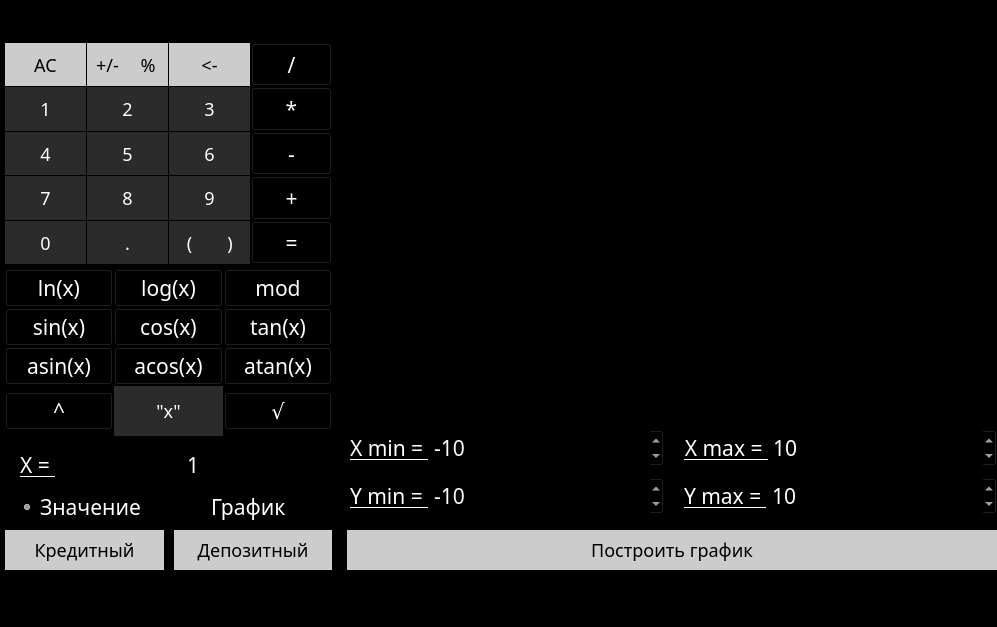
<?xml version="1.0" encoding="UTF-8"?>
<ui version="4.0">
 <class>ViewCalc</class>
 <widget class="QMainWindow" name="ViewCalc">
  <property name="geometry">
   <rect>
    <x>0</x>
    <y>0</y>
    <width>997</width>
    <height>627</height>
   </rect>
  </property>
  <property name="sizePolicy">
   <sizepolicy hsizetype="Fixed" vsizetype="Fixed">
    <horstretch>0</horstretch>
    <verstretch>0</verstretch>
   </sizepolicy>
  </property>
  <property name="windowTitle">
   <string>s21_view</string>
  </property>
  <property name="styleSheet">
   <string notr="true">QWidget {
  background-color: #000000;
  font-family: Rubik;
  color: white;
  font-size: 16pt;
}

QPushButton#btn_AC, QPushButton#btn_CE, QPushButton#btn_graph,
QPushButton#btn_plus_minus, QPushButton#btn_percent,
QPushButton#btn_credit_calc, QPushButton#btn_depozit_calc  {
  background: #cccccc;
  color: #000000;
  border-radius: 50%;
  font-size: 18px;
  min-width: 40px;
  min-height: 40px; 
}

QPushButton#btn_mod, 
QPushButton#btn_mult, 
QPushButton#btn_minus, 
QPushButton#btn_plus, 
QPushButton#btn_sqrt,
QPushButton#btn_acos,
QPushButton#btn_asin,
QPushButton#btn_atan, 
QPushButton#btn_cos,
QPushButton#btn_sin,
QPushButton#btn_log,
QPushButton#btn_ln,
QPushButton#btn_pow,
QPushButton#btn_div,
QPushButton#btn_tan,
QPushButton#btn_equal
{
  background: #ff6600;
  color: #ffffff;
  border-radius: 50%;
  font-size: 18px;
  min-width: 40px;
  min-height: 40px; 
}

QPushButton#btn_1, QPushButton#btn_2, 
QPushButton#btn_3, QPushButton#btn_4, 
QPushButton#btn_5, QPushButton#btn_6, 
QPushButton#btn_7, QPushButton#btn_8, 
QPushButton#btn_9, QPushButton#btn_0,
QPushButton#btn_open_skob, QPushButton#btn_close_skob,
QPushButton#btn_dot, QPushButton#btn_x {
  background: #2c2b2b; 
  color: #ffffff;
  border-radius: 50%;
  font-size: 18px;
  min-width: 40px;
  min-height: 40px; 
}

QPushButton#btn_AC:hover,
QPushButton#btn_CE:hover,
QPushButton#btn_plus_minus:hover, 
QPushButton#btn_percent:hover,
QPushButton#btn_credit_calc:hover, 
QPushButton#btn_depozit_calc:hover, 
QPushButton#btn_graph:hover,
QPushButton#btn_1:hover,
QPushButton#btn_2:hover,
QPushButton#btn_3:hover,
QPushButton#btn_4:hover,
QPushButton#btn_5:hover,
QPushButton#btn_6:hover,
QPushButton#btn_7:hover,
QPushButton#btn_8:hover,
QPushButton#btn_9:hover,
QPushButton#btn_0:hover,
QPushButton#btn_open_skob:hover,
QPushButton#btn_close_skob:hover,
QPushButton#btn_dot:hover,
QPushButton#btn_x:hover {
background-color: #666;
}

QPushButton#btn_mod:hover,
QPushButton#btn_mult:hover,
QPushButton#btn_minus:hover,
QPushButton#btn_plus:hover, 
QPushButton#btn_pow:hover,
QPushButton#btn_sqrt:hover,
QPushButton#btn_acos:hover,
QPushButton#btn_asin:hover,
QPushButton#btn_atan:hover, 
QPushButton#btn_cos:hover,
QPushButton#btn_sin:hover,
QPushButton#btn_log:hover,
QPushButton#btn_ln:hover,
QPushButton#btn_stepen:hover, 
QPushButton#btn_div:hover,
QPushButton#btn_tan:hover,
QPushButton#btn_equal:hover
{
background: #e7a477;
color: #ffffff;
}

QPushButton#btn_mod:pressed,
QPushButton#btn_mult:pressed,
QPushButton#btn_minus:pressed,
QPushButton#btn_plus:pressed, 
QPushButton#btn_pow:pressed,
QPushButton#btn_sqrt:pressed,
QPushButton#btn_acos:pressed,
QPushButton#btn_asin:pressed,
QPushButton#btn_atan:pressed, 
QPushButton#btn_cos:pressed,
QPushButton#btn_sin:pressed,
QPushButton#btn_log:pressed,
QPushButton#btn_ln:pressed,
QPushButton#btn_stepen:pressed, 
QPushButton#btn_div:pressed,,
QPushButton#btn_tan:pressed,
QPushButton#btn_equal:pressed
{
background: #ffffff;
color: #ff6600;
}

QPushButton#btn_1:pressed,
QPushButton#btn_2:pressed,
QPushButton#btn_3:pressed,
QPushButton#btn_4:pressed,
QPushButton#btn_5:pressed,
QPushButton#btn_6:pressed,
QPushButton#btn_7:pressed,
QPushButton#btn_8:pressed,
QPushButton#btn_9:pressed,
QPushButton#btn_0:pressed,
QPushButton#btn_open_skob:pressed,
QPushButton#btn_close_skob:pressed,
QPushButton#btn_dot:pressed,
QPushButton#btn_x:pressed  {
background: #b6b6b6;
color: #ffffff;
}

QPushButton#btn_AC:pressed,
QPushButton#btn_CE:pressed,
QPushButton#btn_plus_minus:pressed, 
QPushButton#btn_percent:pressed,
QPushButton#btn_credit_calc:pressed, 
QPushButton#btn_depozit_calc:pressed, 
QPushButton#btn_graph:pressed {
background: #e6e6e6;
color: #000000;
}</string>
  </property>
  <widget class="QWidget" name="centralwidget">
   <property name="sizePolicy">
    <sizepolicy hsizetype="Fixed" vsizetype="Fixed">
     <horstretch>0</horstretch>
     <verstretch>0</verstretch>
    </sizepolicy>
   </property>
   <property name="styleSheet">
    <string notr="true"/>
   </property>
   <widget class="QWidget" name="gridLayoutWidget">
    <property name="geometry">
     <rect>
      <x>0</x>
      <y>0</y>
      <width>1003</width>
      <height>570</height>
     </rect>
    </property>
    <layout class="QGridLayout" name="gridLayout_main">
     <property name="leftMargin">
      <number>5</number>
     </property>
     <property name="topMargin">
      <number>5</number>
     </property>
     <property name="rightMargin">
      <number>6</number>
     </property>
     <property name="bottomMargin">
      <number>0</number>
     </property>
     <property name="horizontalSpacing">
      <number>15</number>
     </property>
     <property name="verticalSpacing">
      <number>5</number>
     </property>
     <item row="1" column="0">
      <layout class="QGridLayout" name="layout_functions">
       <property name="topMargin">
        <number>0</number>
       </property>
       <property name="bottomMargin">
        <number>0</number>
       </property>
       <property name="spacing">
        <number>1</number>
       </property>
       <item row="4" column="0">
        <widget class="QPushButton" name="btn_asin">
         <property name="font">
          <font>
           <family>Rubik</family>
           <pointsize>-1</pointsize>
          </font>
         </property>
         <property name="text">
          <string>asin(x)</string>
         </property>
        </widget>
       </item>
       <item row="4" column="1">
        <widget class="QPushButton" name="btn_acos">
         <property name="font">
          <font>
           <family>Rubik</family>
           <pointsize>-1</pointsize>
          </font>
         </property>
         <property name="text">
          <string>acos(x)</string>
         </property>
        </widget>
       </item>
       <item row="3" column="0">
        <widget class="QPushButton" name="btn_sin">
         <property name="font">
          <font>
           <family>Rubik</family>
           <pointsize>-1</pointsize>
          </font>
         </property>
         <property name="text">
          <string>sin(x)</string>
         </property>
        </widget>
       </item>
       <item row="2" column="0">
        <widget class="QPushButton" name="btn_ln">
         <property name="font">
          <font>
           <family>Rubik</family>
           <pointsize>-1</pointsize>
          </font>
         </property>
         <property name="text">
          <string>ln(x)</string>
         </property>
        </widget>
       </item>
       <item row="3" column="2">
        <widget class="QPushButton" name="btn_tan">
         <property name="font">
          <font>
           <family>Rubik</family>
           <pointsize>-1</pointsize>
          </font>
         </property>
         <property name="text">
          <string>tan(x)</string>
         </property>
        </widget>
       </item>
       <item row="2" column="1">
        <widget class="QPushButton" name="btn_log">
         <property name="font">
          <font>
           <family>Rubik</family>
           <pointsize>-1</pointsize>
          </font>
         </property>
         <property name="text">
          <string>log(x)</string>
         </property>
        </widget>
       </item>
       <item row="5" column="0">
        <widget class="QPushButton" name="btn_pow">
         <property name="font">
          <font>
           <family>Rubik</family>
           <pointsize>-1</pointsize>
          </font>
         </property>
         <property name="text">
          <string>^</string>
         </property>
        </widget>
       </item>
       <item row="3" column="1">
        <widget class="QPushButton" name="btn_cos">
         <property name="font">
          <font>
           <family>Rubik</family>
           <pointsize>-1</pointsize>
          </font>
         </property>
         <property name="text">
          <string>cos(x)</string>
         </property>
        </widget>
       </item>
       <item row="4" column="2">
        <widget class="QPushButton" name="btn_atan">
         <property name="font">
          <font>
           <family>Rubik</family>
           <pointsize>-1</pointsize>
          </font>
         </property>
         <property name="text">
          <string>atan(x)</string>
         </property>
        </widget>
       </item>
       <item row="2" column="2">
        <widget class="QPushButton" name="btn_mod">
         <property name="font">
          <font>
           <family>Rubik</family>
           <pointsize>-1</pointsize>
          </font>
         </property>
         <property name="text">
          <string>mod</string>
         </property>
        </widget>
       </item>
       <item row="5" column="2">
        <widget class="QPushButton" name="btn_sqrt">
         <property name="font">
          <font>
           <family>Rubik</family>
           <pointsize>-1</pointsize>
          </font>
         </property>
         <property name="text">
          <string>√</string>
         </property>
        </widget>
       </item>
       <item row="5" column="1">
        <widget class="QPushButton" name="btn_x">
         <property name="sizePolicy">
          <sizepolicy hsizetype="Ignored" vsizetype="Expanding">
           <horstretch>0</horstretch>
           <verstretch>0</verstretch>
          </sizepolicy>
         </property>
         <property name="maximumSize">
          <size>
           <width>16777215</width>
           <height>50</height>
          </size>
         </property>
         <property name="font">
          <font>
           <family>Rubik</family>
           <pointsize>-1</pointsize>
          </font>
         </property>
         <property name="text">
          <string>&quot;x&quot;</string>
         </property>
        </widget>
       </item>
      </layout>
     </item>
     <item row="3" column="0">
      <layout class="QHBoxLayout" name="layout_x" stretch="0,0">
       <property name="leftMargin">
        <number>15</number>
       </property>
       <property name="topMargin">
        <number>0</number>
       </property>
       <item>
        <widget class="QLabel" name="lbl_X">
         <property name="font">
          <font>
           <family>Rubik</family>
           <pointsize>16</pointsize>
           <underline>true</underline>
          </font>
         </property>
         <property name="text">
          <string>X = </string>
         </property>
        </widget>
       </item>
       <item>
        <widget class="QLineEdit" name="x_value_line">
         <property name="font">
          <font>
           <family>Rubik</family>
           <pointsize>16</pointsize>
          </font>
         </property>
         <property name="text">
          <string>1</string>
         </property>
         <property name="alignment">
          <set>Qt::AlignCenter</set>
         </property>
        </widget>
       </item>
      </layout>
     </item>
     <item row="5" column="0">
      <layout class="QHBoxLayout" name="layout_credit_debit">
       <property name="spacing">
        <number>10</number>
       </property>
       <property name="topMargin">
        <number>0</number>
       </property>
       <item>
        <widget class="QPushButton" name="btn_credit_calc">
         <property name="minimumSize">
          <size>
           <width>40</width>
           <height>40</height>
          </size>
         </property>
         <property name="font">
          <font>
           <family>Rubik</family>
           <pointsize>-1</pointsize>
          </font>
         </property>
         <property name="text">
          <string>Кредитный</string>
         </property>
        </widget>
       </item>
       <item>
        <widget class="QPushButton" name="btn_depozit_calc">
         <property name="minimumSize">
          <size>
           <width>40</width>
           <height>40</height>
          </size>
         </property>
         <property name="font">
          <font>
           <family>Rubik</family>
           <pointsize>-1</pointsize>
          </font>
         </property>
         <property name="text">
          <string>Депозитный</string>
         </property>
        </widget>
       </item>
      </layout>
     </item>
     <item row="0" column="0">
      <layout class="QVBoxLayout" name="layout_input">
       <property name="spacing">
        <number>0</number>
       </property>
       <property name="sizeConstraint">
        <enum>QLayout::SetNoConstraint</enum>
       </property>
       <property name="topMargin">
        <number>0</number>
       </property>
       <property name="bottomMargin">
        <number>0</number>
       </property>
       <item>
        <widget class="QLineEdit" name="result_line">
         <property name="sizePolicy">
          <sizepolicy hsizetype="Minimum" vsizetype="Minimum">
           <horstretch>0</horstretch>
           <verstretch>0</verstretch>
          </sizepolicy>
         </property>
         <property name="font">
          <font>
           <family>Rubik</family>
           <pointsize>16</pointsize>
           <bold>false</bold>
          </font>
         </property>
         <property name="text">
          <string/>
         </property>
         <property name="alignment">
          <set>Qt::AlignRight|Qt::AlignTrailing|Qt::AlignVCenter</set>
         </property>
        </widget>
       </item>
       <item>
        <layout class="QGridLayout" name="layout_numbers" rowstretch="0,0,0,0,0,0,0,0">
         <property name="sizeConstraint">
          <enum>QLayout::SetNoConstraint</enum>
         </property>
         <property name="topMargin">
          <number>0</number>
         </property>
         <property name="bottomMargin">
          <number>0</number>
         </property>
         <property name="spacing">
          <number>1</number>
         </property>
         <item row="7" column="1">
          <layout class="QHBoxLayout" name="horizontalLayout_8">
           <property name="spacing">
            <number>0</number>
           </property>
           <item>
            <widget class="QPushButton" name="btn_dot">
             <property name="sizePolicy">
              <sizepolicy hsizetype="Ignored" vsizetype="Expanding">
               <horstretch>0</horstretch>
               <verstretch>0</verstretch>
              </sizepolicy>
             </property>
             <property name="font">
              <font>
               <family>Rubik</family>
               <pointsize>-1</pointsize>
              </font>
             </property>
             <property name="text">
              <string>.</string>
             </property>
            </widget>
           </item>
          </layout>
         </item>
         <item row="5" column="1">
          <widget class="QPushButton" name="btn_8">
           <property name="sizePolicy">
            <sizepolicy hsizetype="Expanding" vsizetype="Expanding">
             <horstretch>0</horstretch>
             <verstretch>0</verstretch>
            </sizepolicy>
           </property>
           <property name="font">
            <font>
             <family>Rubik</family>
             <pointsize>-1</pointsize>
            </font>
           </property>
           <property name="text">
            <string>8</string>
           </property>
          </widget>
         </item>
         <item row="2" column="3">
          <widget class="QPushButton" name="btn_3">
           <property name="sizePolicy">
            <sizepolicy hsizetype="Expanding" vsizetype="Expanding">
             <horstretch>0</horstretch>
             <verstretch>0</verstretch>
            </sizepolicy>
           </property>
           <property name="font">
            <font>
             <family>Rubik</family>
             <pointsize>-1</pointsize>
            </font>
           </property>
           <property name="text">
            <string>3</string>
           </property>
          </widget>
         </item>
         <item row="3" column="1">
          <widget class="QPushButton" name="btn_5">
           <property name="sizePolicy">
            <sizepolicy hsizetype="Expanding" vsizetype="Expanding">
             <horstretch>0</horstretch>
             <verstretch>0</verstretch>
            </sizepolicy>
           </property>
           <property name="font">
            <font>
             <family>Rubik</family>
             <pointsize>-1</pointsize>
            </font>
           </property>
           <property name="text">
            <string>5</string>
           </property>
          </widget>
         </item>
         <item row="5" column="0">
          <widget class="QPushButton" name="btn_7">
           <property name="sizePolicy">
            <sizepolicy hsizetype="Expanding" vsizetype="Expanding">
             <horstretch>0</horstretch>
             <verstretch>0</verstretch>
            </sizepolicy>
           </property>
           <property name="font">
            <font>
             <family>Rubik</family>
             <pointsize>-1</pointsize>
            </font>
           </property>
           <property name="text">
            <string>7</string>
           </property>
          </widget>
         </item>
         <item row="5" column="4">
          <widget class="QPushButton" name="btn_plus">
           <property name="sizePolicy">
            <sizepolicy hsizetype="Expanding" vsizetype="Expanding">
             <horstretch>0</horstretch>
             <verstretch>0</verstretch>
            </sizepolicy>
           </property>
           <property name="font">
            <font>
             <family>Rubik</family>
             <pointsize>-1</pointsize>
            </font>
           </property>
           <property name="text">
            <string>+</string>
           </property>
          </widget>
         </item>
         <item row="2" column="4">
          <widget class="QPushButton" name="btn_mult">
           <property name="sizePolicy">
            <sizepolicy hsizetype="Expanding" vsizetype="Expanding">
             <horstretch>0</horstretch>
             <verstretch>0</verstretch>
            </sizepolicy>
           </property>
           <property name="font">
            <font>
             <family>Rubik</family>
             <pointsize>-1</pointsize>
            </font>
           </property>
           <property name="text">
            <string>*</string>
           </property>
          </widget>
         </item>
         <item row="7" column="0">
          <widget class="QPushButton" name="btn_0">
           <property name="sizePolicy">
            <sizepolicy hsizetype="Expanding" vsizetype="Expanding">
             <horstretch>0</horstretch>
             <verstretch>0</verstretch>
            </sizepolicy>
           </property>
           <property name="font">
            <font>
             <family>Rubik</family>
             <pointsize>-1</pointsize>
            </font>
           </property>
           <property name="text">
            <string>0</string>
           </property>
          </widget>
         </item>
         <item row="2" column="1">
          <widget class="QPushButton" name="btn_2">
           <property name="sizePolicy">
            <sizepolicy hsizetype="Expanding" vsizetype="Expanding">
             <horstretch>0</horstretch>
             <verstretch>0</verstretch>
            </sizepolicy>
           </property>
           <property name="minimumSize">
            <size>
             <width>40</width>
             <height>40</height>
            </size>
           </property>
           <property name="font">
            <font>
             <family>Rubik</family>
             <pointsize>-1</pointsize>
            </font>
           </property>
           <property name="text">
            <string>2</string>
           </property>
          </widget>
         </item>
         <item row="2" column="0">
          <widget class="QPushButton" name="btn_1">
           <property name="sizePolicy">
            <sizepolicy hsizetype="Expanding" vsizetype="Expanding">
             <horstretch>0</horstretch>
             <verstretch>0</verstretch>
            </sizepolicy>
           </property>
           <property name="maximumSize">
            <size>
             <width>16777215</width>
             <height>16777215</height>
            </size>
           </property>
           <property name="font">
            <font>
             <family>Rubik</family>
             <pointsize>-1</pointsize>
            </font>
           </property>
           <property name="text">
            <string>1</string>
           </property>
          </widget>
         </item>
         <item row="3" column="3">
          <widget class="QPushButton" name="btn_6">
           <property name="sizePolicy">
            <sizepolicy hsizetype="Expanding" vsizetype="Expanding">
             <horstretch>0</horstretch>
             <verstretch>0</verstretch>
            </sizepolicy>
           </property>
           <property name="font">
            <font>
             <family>Rubik</family>
             <pointsize>-1</pointsize>
            </font>
           </property>
           <property name="text">
            <string>6</string>
           </property>
          </widget>
         </item>
         <item row="3" column="4">
          <widget class="QPushButton" name="btn_minus">
           <property name="sizePolicy">
            <sizepolicy hsizetype="Expanding" vsizetype="Expanding">
             <horstretch>0</horstretch>
             <verstretch>0</verstretch>
            </sizepolicy>
           </property>
           <property name="font">
            <font>
             <family>Rubik</family>
             <pointsize>-1</pointsize>
            </font>
           </property>
           <property name="text">
            <string>-</string>
           </property>
          </widget>
         </item>
         <item row="1" column="1">
          <layout class="QHBoxLayout" name="horizontalLayout_7">
           <property name="spacing">
            <number>0</number>
           </property>
           <property name="sizeConstraint">
            <enum>QLayout::SetDefaultConstraint</enum>
           </property>
           <item>
            <widget class="QPushButton" name="btn_plus_minus">
             <property name="sizePolicy">
              <sizepolicy hsizetype="Ignored" vsizetype="Expanding">
               <horstretch>0</horstretch>
               <verstretch>0</verstretch>
              </sizepolicy>
             </property>
             <property name="minimumSize">
              <size>
               <width>40</width>
               <height>40</height>
              </size>
             </property>
             <property name="maximumSize">
              <size>
               <width>16777215</width>
               <height>16777215</height>
              </size>
             </property>
             <property name="baseSize">
              <size>
               <width>39</width>
               <height>30</height>
              </size>
             </property>
             <property name="font">
              <font>
               <family>Rubik</family>
               <pointsize>-1</pointsize>
              </font>
             </property>
             <property name="text">
              <string>+/-</string>
             </property>
            </widget>
           </item>
           <item>
            <widget class="QPushButton" name="btn_percent">
             <property name="sizePolicy">
              <sizepolicy hsizetype="Ignored" vsizetype="Expanding">
               <horstretch>0</horstretch>
               <verstretch>0</verstretch>
              </sizepolicy>
             </property>
             <property name="minimumSize">
              <size>
               <width>40</width>
               <height>40</height>
              </size>
             </property>
             <property name="maximumSize">
              <size>
               <width>16777215</width>
               <height>16777215</height>
              </size>
             </property>
             <property name="baseSize">
              <size>
               <width>39</width>
               <height>30</height>
              </size>
             </property>
             <property name="font">
              <font>
               <family>Rubik</family>
               <pointsize>-1</pointsize>
              </font>
             </property>
             <property name="text">
              <string>%</string>
             </property>
            </widget>
           </item>
          </layout>
         </item>
         <item row="1" column="4">
          <widget class="QPushButton" name="btn_div">
           <property name="sizePolicy">
            <sizepolicy hsizetype="Expanding" vsizetype="Expanding">
             <horstretch>0</horstretch>
             <verstretch>0</verstretch>
            </sizepolicy>
           </property>
           <property name="text">
            <string>/</string>
           </property>
          </widget>
         </item>
         <item row="7" column="4">
          <widget class="QPushButton" name="btn_equal">
           <property name="sizePolicy">
            <sizepolicy hsizetype="Expanding" vsizetype="Expanding">
             <horstretch>0</horstretch>
             <verstretch>0</verstretch>
            </sizepolicy>
           </property>
           <property name="font">
            <font>
             <family>Rubik</family>
             <pointsize>-1</pointsize>
            </font>
           </property>
           <property name="text">
            <string>=</string>
           </property>
           <property name="autoDefault">
            <bool>true</bool>
           </property>
           <property name="default">
            <bool>false</bool>
           </property>
          </widget>
         </item>
         <item row="3" column="0">
          <widget class="QPushButton" name="btn_4">
           <property name="sizePolicy">
            <sizepolicy hsizetype="Expanding" vsizetype="Expanding">
             <horstretch>0</horstretch>
             <verstretch>0</verstretch>
            </sizepolicy>
           </property>
           <property name="font">
            <font>
             <family>Rubik</family>
             <pointsize>-1</pointsize>
            </font>
           </property>
           <property name="text">
            <string>4</string>
           </property>
          </widget>
         </item>
         <item row="1" column="0">
          <widget class="QPushButton" name="btn_AC">
           <property name="sizePolicy">
            <sizepolicy hsizetype="Expanding" vsizetype="Expanding">
             <horstretch>0</horstretch>
             <verstretch>0</verstretch>
            </sizepolicy>
           </property>
           <property name="font">
            <font>
             <family>Rubik</family>
             <pointsize>-1</pointsize>
            </font>
           </property>
           <property name="text">
            <string>AC</string>
           </property>
          </widget>
         </item>
         <item row="5" column="3">
          <widget class="QPushButton" name="btn_9">
           <property name="sizePolicy">
            <sizepolicy hsizetype="Expanding" vsizetype="Expanding">
             <horstretch>0</horstretch>
             <verstretch>0</verstretch>
            </sizepolicy>
           </property>
           <property name="font">
            <font>
             <family>Rubik</family>
             <pointsize>-1</pointsize>
            </font>
           </property>
           <property name="text">
            <string>9</string>
           </property>
          </widget>
         </item>
         <item row="1" column="3">
          <widget class="QPushButton" name="btn_CE">
           <property name="sizePolicy">
            <sizepolicy hsizetype="Expanding" vsizetype="Expanding">
             <horstretch>0</horstretch>
             <verstretch>0</verstretch>
            </sizepolicy>
           </property>
           <property name="text">
            <string>&lt;-</string>
           </property>
          </widget>
         </item>
         <item row="7" column="3">
          <layout class="QGridLayout" name="gridLayout_2">
           <property name="sizeConstraint">
            <enum>QLayout::SetMinAndMaxSize</enum>
           </property>
           <property name="spacing">
            <number>0</number>
           </property>
           <item row="0" column="0">
            <widget class="QPushButton" name="btn_open_skob">
             <property name="enabled">
              <bool>true</bool>
             </property>
             <property name="sizePolicy">
              <sizepolicy hsizetype="Ignored" vsizetype="Expanding">
               <horstretch>0</horstretch>
               <verstretch>0</verstretch>
              </sizepolicy>
             </property>
             <property name="minimumSize">
              <size>
               <width>40</width>
               <height>40</height>
              </size>
             </property>
             <property name="font">
              <font>
               <family>Rubik</family>
               <pointsize>-1</pointsize>
              </font>
             </property>
             <property name="text">
              <string>(</string>
             </property>
            </widget>
           </item>
           <item row="0" column="1">
            <widget class="QPushButton" name="btn_close_skob">
             <property name="sizePolicy">
              <sizepolicy hsizetype="Ignored" vsizetype="Expanding">
               <horstretch>0</horstretch>
               <verstretch>0</verstretch>
              </sizepolicy>
             </property>
             <property name="minimumSize">
              <size>
               <width>40</width>
               <height>40</height>
              </size>
             </property>
             <property name="font">
              <font>
               <family>Rubik</family>
               <pointsize>-1</pointsize>
              </font>
             </property>
             <property name="text">
              <string>)</string>
             </property>
            </widget>
           </item>
          </layout>
         </item>
        </layout>
       </item>
      </layout>
     </item>
     <item row="4" column="0">
      <layout class="QHBoxLayout" name="layout_radio">
       <property name="spacing">
        <number>30</number>
       </property>
       <property name="leftMargin">
        <number>15</number>
       </property>
       <property name="topMargin">
        <number>0</number>
       </property>
       <item>
        <widget class="QRadioButton" name="btn_stantard">
         <property name="font">
          <font>
           <family>Rubik</family>
           <pointsize>16</pointsize>
          </font>
         </property>
         <property name="text">
          <string>Значение</string>
         </property>
         <property name="checked">
          <bool>true</bool>
         </property>
        </widget>
       </item>
       <item>
        <widget class="QRadioButton" name="btn_add_graph">
         <property name="font">
          <font>
           <family>Rubik</family>
           <pointsize>16</pointsize>
           <italic>false</italic>
           <bold>false</bold>
          </font>
         </property>
         <property name="text">
          <string>График</string>
         </property>
        </widget>
       </item>
      </layout>
     </item>
     <item row="0" column="1" rowspan="6">
      <layout class="QVBoxLayout" name="layout_graph" stretch="1,0">
       <property name="spacing">
        <number>0</number>
       </property>
       <property name="leftMargin">
        <number>0</number>
       </property>
       <property name="topMargin">
        <number>0</number>
       </property>
       <property name="rightMargin">
        <number>0</number>
       </property>
       <property name="bottomMargin">
        <number>0</number>
       </property>
       <item>
        <widget class="QCustomPlot" name="custom_plot" native="true">
         <property name="minimumSize">
          <size>
           <width>650</width>
           <height>0</height>
          </size>
         </property>
         <property name="baseSize">
          <size>
           <width>500</width>
           <height>0</height>
          </size>
         </property>
         <property name="styleSheet">
          <string notr="true"/>
         </property>
        </widget>
       </item>
       <item>
        <layout class="QVBoxLayout" name="verticalLayout_3" stretch="0,0">
         <property name="spacing">
          <number>15</number>
         </property>
         <property name="topMargin">
          <number>0</number>
         </property>
         <property name="bottomMargin">
          <number>0</number>
         </property>
         <item>
          <layout class="QGridLayout" name="gridLayout_4">
           <property name="leftMargin">
            <number>3</number>
           </property>
           <property name="topMargin">
            <number>0</number>
           </property>
           <property name="bottomMargin">
            <number>0</number>
           </property>
           <property name="horizontalSpacing">
            <number>20</number>
           </property>
           <property name="verticalSpacing">
            <number>10</number>
           </property>
           <item row="1" column="1">
            <layout class="QHBoxLayout" name="horizontalLayout_10" stretch="0,1">
             <property name="spacing">
              <number>0</number>
             </property>
             <property name="topMargin">
              <number>0</number>
             </property>
             <item>
              <widget class="QLabel" name="lbl_xmax">
               <property name="font">
                <font>
                 <family>Rubik</family>
                 <pointsize>16</pointsize>
                 <underline>true</underline>
                </font>
               </property>
               <property name="text">
                <string>X max = </string>
               </property>
               <property name="alignment">
                <set>Qt::AlignRight|Qt::AlignTrailing|Qt::AlignVCenter</set>
               </property>
              </widget>
             </item>
             <item>
              <widget class="QSpinBox" name="x_max">
               <property name="font">
                <font>
                 <family>Rubik</family>
                 <pointsize>16</pointsize>
                </font>
               </property>
               <property name="minimum">
                <number>-1000000</number>
               </property>
               <property name="maximum">
                <number>1000000</number>
               </property>
               <property name="value">
                <number>10</number>
               </property>
              </widget>
             </item>
            </layout>
           </item>
           <item row="2" column="0">
            <layout class="QHBoxLayout" name="horizontalLayout_11" stretch="0,1">
             <property name="spacing">
              <number>0</number>
             </property>
             <item>
              <widget class="QLabel" name="lbl_ymin">
               <property name="font">
                <font>
                 <family>Rubik</family>
                 <pointsize>16</pointsize>
                 <underline>true</underline>
                </font>
               </property>
               <property name="text">
                <string>Y min = </string>
               </property>
              </widget>
             </item>
             <item>
              <widget class="QSpinBox" name="y_min">
               <property name="font">
                <font>
                 <family>Rubik</family>
                 <pointsize>16</pointsize>
                </font>
               </property>
               <property name="minimum">
                <number>-1000000</number>
               </property>
               <property name="maximum">
                <number>1000000</number>
               </property>
               <property name="singleStep">
                <number>0</number>
               </property>
               <property name="value">
                <number>-10</number>
               </property>
              </widget>
             </item>
            </layout>
           </item>
           <item row="2" column="1">
            <layout class="QHBoxLayout" name="horizontalLayout_12" stretch="0,1">
             <property name="spacing">
              <number>0</number>
             </property>
             <item>
              <widget class="QLabel" name="lbl_ymax">
               <property name="font">
                <font>
                 <family>Rubik</family>
                 <pointsize>16</pointsize>
                 <underline>true</underline>
                </font>
               </property>
               <property name="text">
                <string>Y max = </string>
               </property>
              </widget>
             </item>
             <item>
              <widget class="QSpinBox" name="y_max">
               <property name="font">
                <font>
                 <family>Rubik</family>
                 <pointsize>16</pointsize>
                </font>
               </property>
               <property name="minimum">
                <number>-1000000</number>
               </property>
               <property name="maximum">
                <number>1000000</number>
               </property>
               <property name="value">
                <number>10</number>
               </property>
              </widget>
             </item>
            </layout>
           </item>
           <item row="1" column="0">
            <layout class="QHBoxLayout" name="horizontalLayout_9" stretch="0,1">
             <property name="spacing">
              <number>0</number>
             </property>
             <item>
              <widget class="QLabel" name="lbl_xmin">
               <property name="font">
                <font>
                 <family>Rubik</family>
                 <pointsize>16</pointsize>
                 <underline>true</underline>
                </font>
               </property>
               <property name="text">
                <string>X min = </string>
               </property>
              </widget>
             </item>
             <item>
              <widget class="QSpinBox" name="x_min">
               <property name="font">
                <font>
                 <family>Rubik</family>
                 <pointsize>16</pointsize>
                </font>
               </property>
               <property name="minimum">
                <number>-1000000</number>
               </property>
               <property name="maximum">
                <number>1000000</number>
               </property>
               <property name="value">
                <number>-10</number>
               </property>
              </widget>
             </item>
            </layout>
           </item>
           <item row="0" column="0" colspan="2">
            <widget class="QLabel" name="lbl_graph_function">
             <property name="font">
              <font>
               <family>Rubik</family>
               <pointsize>16</pointsize>
               <underline>true</underline>
              </font>
             </property>
             <property name="text">
              <string/>
             </property>
            </widget>
           </item>
          </layout>
         </item>
         <item>
          <widget class="QPushButton" name="btn_graph">
           <property name="sizePolicy">
            <sizepolicy hsizetype="Expanding" vsizetype="Expanding">
             <horstretch>0</horstretch>
             <verstretch>0</verstretch>
            </sizepolicy>
           </property>
           <property name="minimumSize">
            <size>
             <width>40</width>
             <height>40</height>
            </size>
           </property>
           <property name="font">
            <font>
             <family>Rubik</family>
             <pointsize>-1</pointsize>
            </font>
           </property>
           <property name="text">
            <string>Построить график</string>
           </property>
          </widget>
         </item>
        </layout>
       </item>
      </layout>
     </item>
    </layout>
   </widget>
  </widget>
  <widget class="QMenuBar" name="menubar">
   <property name="geometry">
    <rect>
     <x>0</x>
     <y>0</y>
     <width>997</width>
     <height>30</height>
    </rect>
   </property>
  </widget>
  <widget class="QStatusBar" name="statusbar"/>
 </widget>
 <customwidgets>
  <customwidget>
   <class>QCustomPlot</class>
   <extends>QWidget</extends>
   <header>./view/qcustomplot.h</header>
   <container>1</container>
  </customwidget>
 </customwidgets>
 <resources/>
 <connections/>
</ui>
